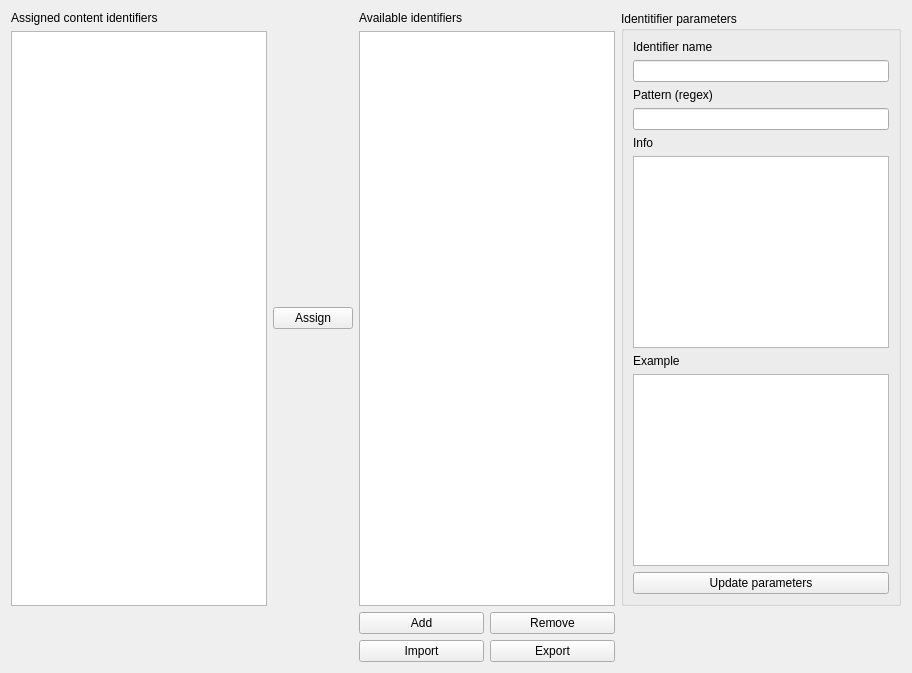
       <widget class="QWidget" name="tabContentIdent">
        <attribute name="title">
         <string>Content identifiers</string>
        </attribute>
        <layout class="QGridLayout" name="gridLayout_18">
         <item row="1" column="1">
          <widget class="QPushButton" name="butAssignIdent">
           <property name="text">
            <string>Assign</string>
           </property>
          </widget>
         </item>
         <item row="0" column="0">
          <widget class="QLabel" name="label_29">
           <property name="text">
            <string>Assigned content identifiers</string>
           </property>
          </widget>
         </item>
         <item row="2" column="3">
          <widget class="QPushButton" name="butRemoveIdent">
           <property name="text">
            <string>Remove</string>
           </property>
          </widget>
         </item>
         <item row="1" column="0">
          <widget class="QTreeWidget" name="treeIdentAssign">
           <property name="rootIsDecorated">
            <bool>true</bool>
           </property>
           <attribute name="headerVisible">
            <bool>false</bool>
           </attribute>
           <column>
            <property name="text">
             <string notr="true">1</string>
            </property>
           </column>
          </widget>
         </item>
         <item row="2" column="2">
          <widget class="QPushButton" name="butAddIdent">
           <property name="text">
            <string>Add</string>
           </property>
          </widget>
         </item>
         <item row="1" column="2" colspan="2">
          <widget class="QListWidget" name="listIdentifiers"/>
         </item>
         <item row="3" column="2">
          <widget class="QPushButton" name="butImportIdent">
           <property name="text">
            <string>Import</string>
           </property>
          </widget>
         </item>
         <item row="3" column="3">
          <widget class="QPushButton" name="butExportIdent">
           <property name="text">
            <string>Export</string>
           </property>
          </widget>
         </item>
         <item row="0" column="4" rowspan="2">
          <widget class="QGroupBox" name="grIdentParams">
           <property name="title">
            <string>Identitifier parameters</string>
           </property>
           <layout class="QGridLayout" name="gridLayout_19">
            <item row="1" column="0">
             <widget class="QLineEdit" name="leIdentName"/>
            </item>
            <item row="0" column="0">
             <widget class="QLabel" name="label">
              <property name="text">
               <string>Identifier name</string>
              </property>
             </widget>
            </item>
            <item row="6" column="0">
             <widget class="QLabel" name="label_28">
              <property name="text">
               <string>Example</string>
              </property>
             </widget>
            </item>
            <item row="7" column="0">
             <widget class="QTextEdit" name="txtIdentExample"/>
            </item>
            <item row="5" column="0">
             <widget class="QTextEdit" name="txtIdentInfo"/>
            </item>
            <item row="2" column="0">
             <widget class="QLabel" name="label_24">
              <property name="text">
               <string>Pattern (regex)</string>
              </property>
             </widget>
            </item>
            <item row="8" column="0">
             <widget class="QPushButton" name="butUpdateIdentParams">
              <property name="text">
               <string>Update parameters</string>
              </property>
             </widget>
            </item>
            <item row="4" column="0">
             <widget class="QLabel" name="label_27">
              <property name="text">
               <string>Info</string>
              </property>
             </widget>
            </item>
            <item row="3" column="0">
             <widget class="QLineEdit" name="leIdentPattern"/>
            </item>
           </layout>
          </widget>
         </item>
         <item row="0" column="2">
          <widget class="QLabel" name="label_30">
           <property name="text">
            <string>Available identifiers</string>
           </property>
          </widget>
         </item>
        </layout>
       </widget>
